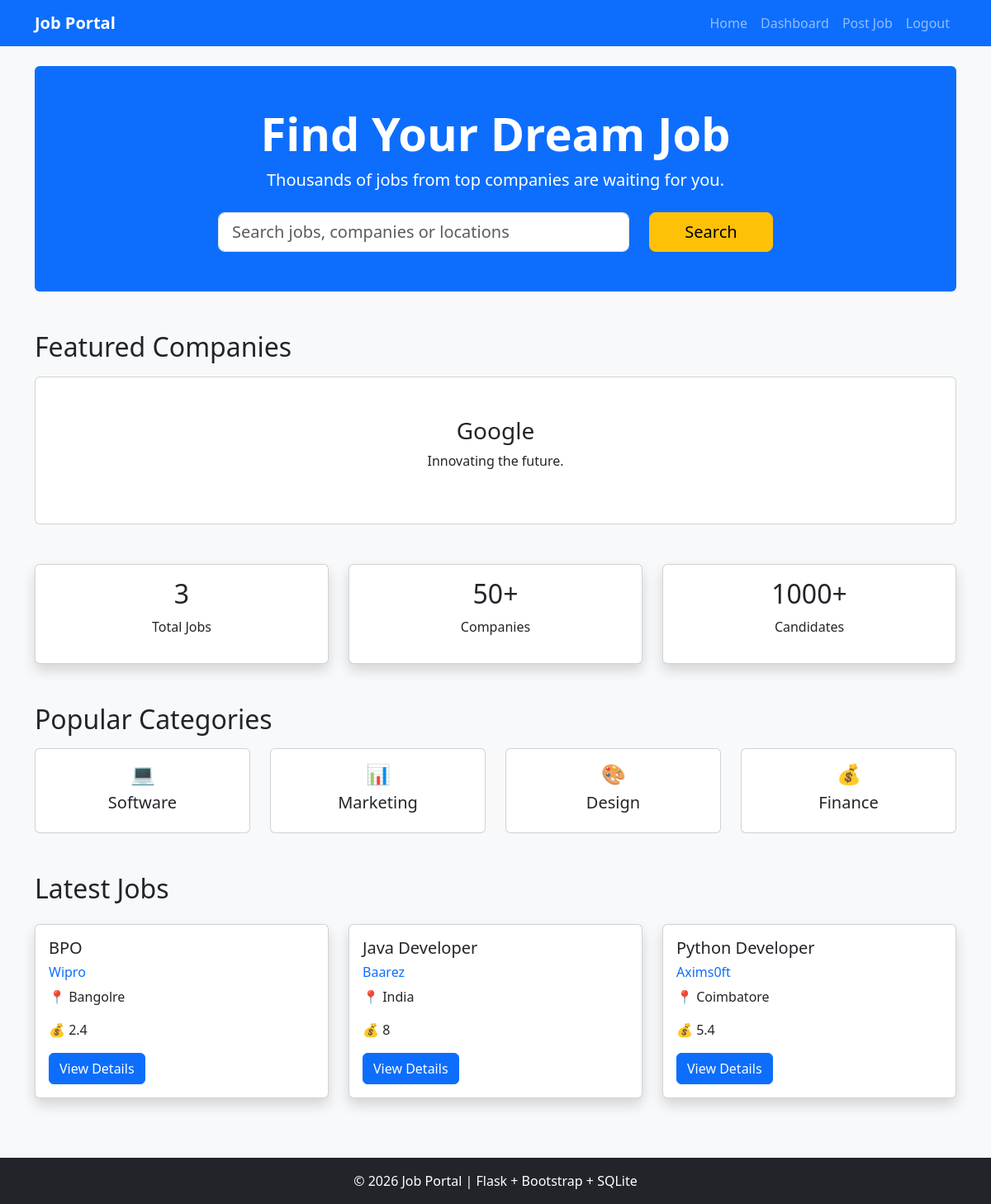
The page / (signed in) on the database its author committed.
### tables this page shows
CREATE TABLE jobs
    (
        id INTEGER PRIMARY KEY AUTOINCREMENT,

        employer_id INTEGER NOT NULL,

        company_name TEXT NOT NULL,

        job_title TEXT NOT NULL,

        location TEXT NOT NULL,

        experience TEXT NOT NULL,

        salary TEXT NOT NULL,

        skills TEXT NOT NULL,

        description TEXT NOT NULL,

        posted_date TEXT NOT NULL,

        FOREIGN KEY (employer_id)
        REFERENCES users(id)
    );

### app.py (the view)
@app.route("/")
def home():
    latest_jobs = get_all_jobs()[:6]
    return render_template(
        "index.html",
        latest_jobs=latest_jobs
    )

### database.py (called while the page is built)
def get_connection():
    conn = sqlite3.connect(DATABASE_NAME)
    conn.row_factory = sqlite3.Row
    return conn

def get_all_jobs():
    conn = get_connection()
    jobs = conn.execute("""
    SELECT *
    FROM jobs
    ORDER BY id DESC
    """).fetchall()
    conn.close()
    return jobs

### templates/index.html (shortened to what this page needs)
{% extends "base.html" %}
{% block content %}
<div class="bg-primary text-white rounded p-5 mb-5 text-center">
    <h1 class="display-4 fw-bold">
        Find Your Dream Job
    </h1>
    <p class="lead">
        Thousands of jobs from top companies are waiting for you.
    </p>
    <form
        action="{{ url_for('jobs') }}"
        method="GET"
        class="row justify-content-center mt-4">
        <div class="col-md-6">
            <input
                type="text"
                name="search"
                class="form-control form-control-lg"
                placeholder="Search jobs, companies or locations">
        </div>
        <div class="col-md-2">
            <button class="btn btn-warning btn-lg w-100">
                Search
            </button>
        </div>
    </form>
</div>
<h2 class="mb-3">
    Featured Companies
</h2>
<div
id="companyCarousel"
class="carousel slide mb-5"
data-bs-ride="carousel">
<div class="carousel-inner">
<div class="carousel-item active">
<div class="card text-center p-5">
<h3>Google</h3>
<p>Innovating the future.</p>
</div>
</div>
</div>
<button
class="carousel-control-prev"
type="button"
data-bs-target="#companyCarousel"
data-bs-slide="prev">
<span class="carousel-control-prev-icon"></span>
</button>
<button
class="carousel-control-next"
type="button"
data-bs-target="#companyCarousel"
data-bs-slide="next">
<span class="carousel-control-next-icon"></span>
</button>
</div>
<div class="row text-center mb-5">
<div class="col-md-4">
<div class="card shadow">
<div class="card-body">
<h2>
{{ latest_jobs|length }}
</h2>
<p>Total Jobs</p>
</div>
</div>
</div>
<div class="col-md-4">
<div class="card shadow">
<div class="card-body">
<h2>
50+
</h2>
<p>Companies</p>
</div>
</div>
</div>
<div class="col-md-4">
<div class="card shadow">
<div class="card-body">
<h2>
1000+
</h2>
<p>Candidates</p>
</div>
</div>
</div>
</div>
<h2 class="mb-3">
Popular Categories
</h2>
<div class="row mb-5">
<div class="col-md-3">
<div class="card text-center">
<div class="card-body">
<h4>💻</h4>
<h5>Software</h5>
</div>
</div>
</div>
<div class="col-md-3">
<div class="card text-center">
<div class="card-body">
<h4>📊</h4>
<h5>Marketing</h5>
</div>
</div>
</div>
<div class="col-md-3">
<div class="card text-center">
<div class="card-body">
<h4>🎨</h4>
<h5>Design</h5>
</div>
</div>
</div>
<div class="col-md-3">
<div class="card text-center">
<div class="card-body">
<h4>💰</h4>
<h5>Finance</h5>
</div>
</div>
</div>
</div>
<h2 class="mb-4">
Latest Jobs
</h2>
<div class="row">
{% for job in latest_jobs %}
<div class="col-md-6 col-lg-4 mb-4">
<div class="card shadow h-100">
<div class="card-body">
<h5>
{{ job["job_title"] }}
</h5>
<h6 class="text-primary">
{{ job["company_name"] }}
</h6>
<p>
📍 {{ job["location"] }}
</p>
<p>
💰 {{ job["salary"] }}
</p>
<a
href="{{ url_for('job_details', job_id=job['id']) }}"
class="btn btn-primary">
View Details
</a>
</div>
</div>
</div>
{% endfor %}
</div>
{% endblock %}

### rows shown on the page
jobs: job_title "BPO", company_name "Wipro", location "Bangolre", salary "2.4"
jobs: job_title "Java Developer", company_name "Baarez", location "India", salary "8"
jobs: job_title "Python Developer", company_name "Axims0ft", location "Coimbatore", salary "5.4"

### other values the page prints
{{ latest_jobs|length }} "3"
